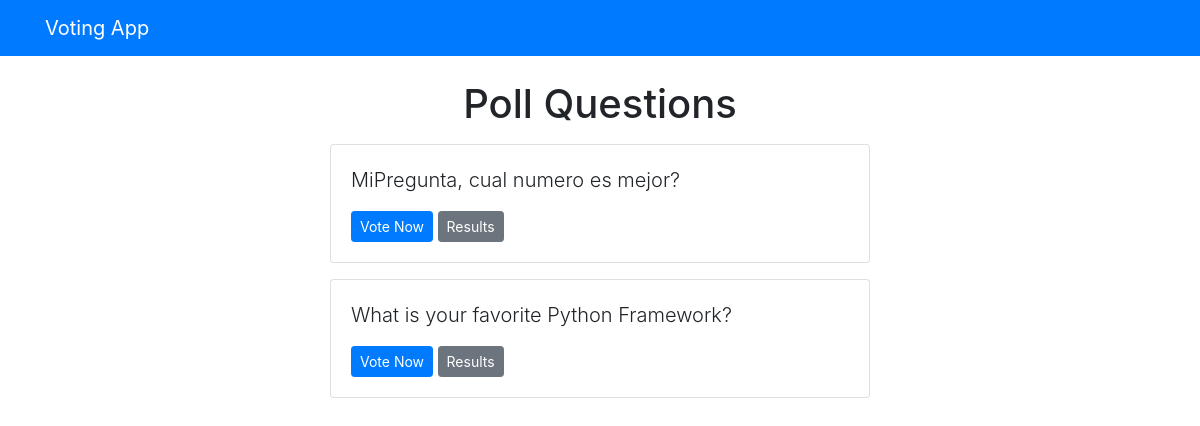
The page /polls/ on the database as committed earlier.
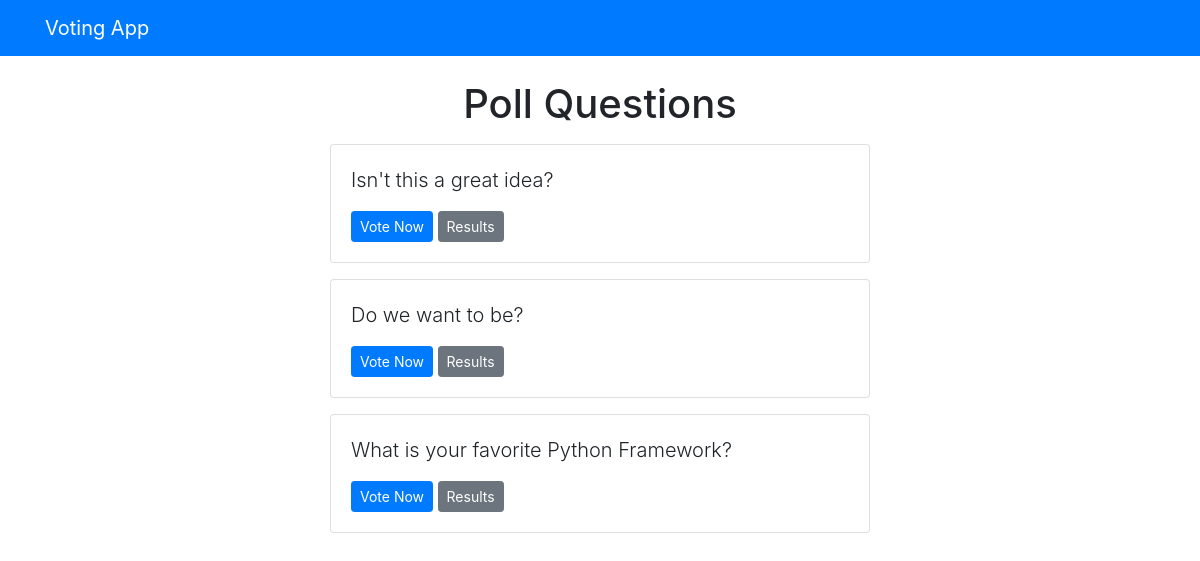
The same page on the database as committed later.
### polls/models.py (models this page shows, shortened)
class Question(models.Model):
    question_text = models.CharField(max_length=200)
    publish_date = models.DateTimeField('date published')

### polls/views.py (the view)
# urls.py: path('', views.index, name='index')
def index(request):
    latest_question_list = Question.objects.order_by('-publish_date')[:5]
    context = {'latest_question_list': latest_question_list}
    return render(request, 'polls/index.html', context)

### templates/polls/index.html
{% extends 'base.html' %}
{% block content %}
  <h1 class="text-center mb-3">Poll Questions</h1>
  {% if latest_question_list %}
    {% for question in latest_question_list %}
      <div class="card mb-3">
        <div class="card-body">
          <p class="lead">{{ question.question_text }}</p>
          <a href="{% url 'polls:detail' question.id %}" class="btn btn-primary btn-sm">Vote Now</a>
          <a href="{% url 'polls:results' question.id %}" class="btn btn-secondary btn-sm">Results</a>
        </div>
      </div>
    {% endfor %}
  {% else %}
    <p>No polls available</p>
  {% endif %}
{% endblock %}

Rows that differ between the two databases and show on the page:
added Question: question_text "Isn't this a great idea?"
changed Question: question_text "MiPregunta, cual numero es mejor?" → "Do we want to be?"
